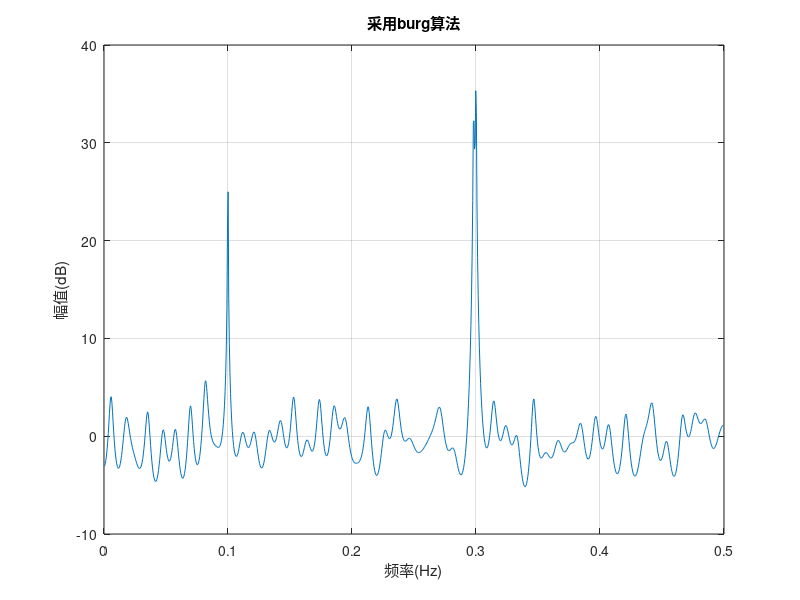

Recreate this plot in MATLAB. (Note: this script raises an error after producing the figure.)
%% Burg法求功率谱密度
clc;
clearvars;

%% 设定信号
A1=5;           A2=3;           A3=4;
f1=0.1;         f2=0.298;       f3=0.3;
phi1=pi/3;      phi2=pi/4;      phi3=pi/2;      %三个正弦波的参数

Fs=1;                                           %采样频率定为1Hz
N=1024;                                         %设置1024个采样点
n=0:N-1;                                        %从0开始到1023截止共1024个点（1到1024也行）
x=A1*sin(2*pi*f1*n+phi1)+A2*sin(2*pi*f2*n+phi2)+A3*sin(2*pi*f3*n+phi3)+1*randn(size(n));      %其中的rand()表示返回一个和n有同样维数大小的随机正态分布数组

%% 设定初始值
p=100;                                              %设定阶数p为100
fm=zeros(p,N);                                  
fm(1,:)=x;                                          %设定一个pxN的零矩阵并将第一行填充为x的数值 作为前向预测误差
gm=zeros(p,N);                                  
gm(1,:)=x;                                          %设定一个pxN的零矩阵并将第一行填充为x的数值 作为后向误差
P0=x*x'/N;                                          %预测误差功率的初始值
a=zeros(p,p);                                       %定义预测滤波器系数（二维p阶0矩阵）

%% 计算反射系数以及前向滤波器系数
k(1)=0;                                             %预定义反射系数
for m=2:p+1                                         %m从2到50开始循环（k1已经被定义过了，不需要再循环）
    x1=0;                                           %预定义变量x1
    x2=0;                                           %预定义变量x2
    for n=m:N
        x1=-1*fm(m-1,n)*gm(m-1,n-1)+x1;             %分子的表达式
        x2=0.5*(fm(m-1,n)^2+gm(m-1,n-1)^2)+x2;      %分母的表达式
    end
    K(m)=x1/x2;                                     %计算反射系数
    a(m,m)=K(m);                                    %a为从1到51的51阶对角阵 （第一行第一列为初始设定的0）
    for n=m:N
        fm(m,n)=fm(m-1,n)+K(m)*gm(m-1,n-1);         %当前阶次前向预测误差
        gm(m,n)=conj(K(m))*fm(m-1,n)+gm(m-1,n-1);   %当前阶次后向预测误差 (K(m)在这里是只有实数，所以加不加conj函数意义不大）
    end
end

%% 计算前向预测误差系数
K=K(1,2:end);                                   %去除第一列的0 转换为1x50的矩阵
a=a(2:p+1,2:p+1);                               %去除第一行第一列的0，转换为50x50的矩阵
P(1)=(1-K(1)^2)*P0;                             %计算初始误差功率P(1)
for m=2:p
    for i=1:m-1
        a(m,i)=a(m-1,i)+K(m)*conj(a(m-1,m-i));  %计算前向预测误差系数
        P(m)=(1-K(m)^2)*P(m-1);                 %预测误差功率
    end
end

%% 计算功率谱 并绘制图像
[h,f]=freqz(1,[1,a(p,:)],N,Fs);                 %求解频率响应
PSD=10*log10(abs(h).^2);                        %转换为分贝形式
plot(f,PSD);                                    %绘制图像
title('采用burg算法');
xlabel('频率(Hz)');
ylabel('幅值(dB)');
grid;

%% 寻找f1 f2 f3的估计值
[pks,locs]=findpeaks(PSD,'SortStr','descend');  %寻找峰值 并依次降序排列 
locs=locs(1:3);
locs=sort(locs);

for i=1:3                                       %显示最大值所在的坐标（即fhat）
    fprintf("F%d=%f\n",i,locs(i)/N/2)
end